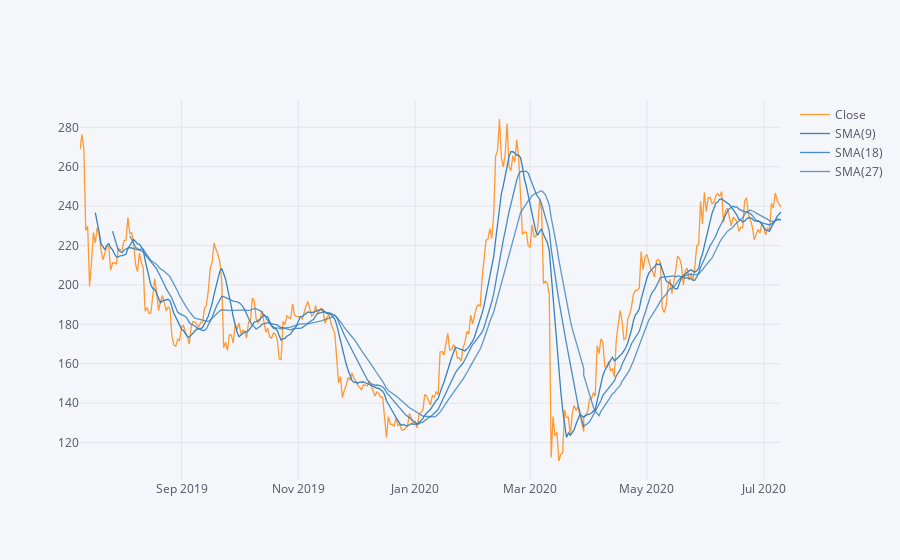

Notebook cell for this chart:
### Code cell
#Visualization of Simple Moving Average
df['Close'].loc['2019-07-10':'2020-07-10'].ta_plot(study='sma',periods=[9,18,27])

### Figure 1 — Plotly figure (JSON) as saved in the notebook; plotly's stock layout.template omitted (floating-point values rounded to 4 significant figures; data arrays with more than 128 entries replaced by an {"elided": "..."} marker saying what was removed)
{"data": [{"line": {"color": "rgba(255, 153, 51, 1.0)", "dash": "solid", "shape": "linear", "width": 1.3}, "mode": "lines", "name": "Close", "text": "", "type": "scatter", "x": {"elided": "366 str values"}, "y": {"elided": "366 float values"}}, {"line": {"color": "rgba(55, 128, 191, 1.0)", "dash": "solid", "shape": "linear", "width": 1.3}, "mode": "lines", "name": "SMA(9)", "text": "", "type": "scatter", "x": {"elided": "366 str values"}, "y": {"elided": "366 mixed values"}}, {"line": {"color": "rgba(55, 128, 191, 0.8999999999999999)", "dash": "solid", "shape": "linear", "width": 1.3}, "mode": "lines", "name": "SMA(18)", "text": "", "type": "scatter", "x": {"elided": "366 str values"}, "y": {"elided": "366 mixed values"}}, {"line": {"color": "rgba(55, 128, 191, 0.7999999999999998)", "dash": "solid", "shape": "linear", "width": 1.3}, "mode": "lines", "name": "SMA(27)", "text": "", "type": "scatter", "x": {"elided": "366 str values"}, "y": {"elided": "366 mixed values"}}], "layout": {"legend": {"bgcolor": "#F5F6F9", "font": {"color": "#4D5663"}}, "paper_bgcolor": "#F5F6F9", "plot_bgcolor": "#F5F6F9", "title": {"font": {"color": "#4D5663"}}, "xaxis": {"gridcolor": "#E1E5ED", "showgrid": true, "tickfont": {"color": "#4D5663"}, "title": {"font": {"color": "#4D5663"}, "text": ""}, "zerolinecolor": "#E1E5ED"}, "yaxis": {"gridcolor": "#E1E5ED", "showgrid": true, "tickfont": {"color": "#4D5663"}, "title": {"font": {"color": "#4D5663"}, "text": ""}, "zerolinecolor": "#E1E5ED"}}}
